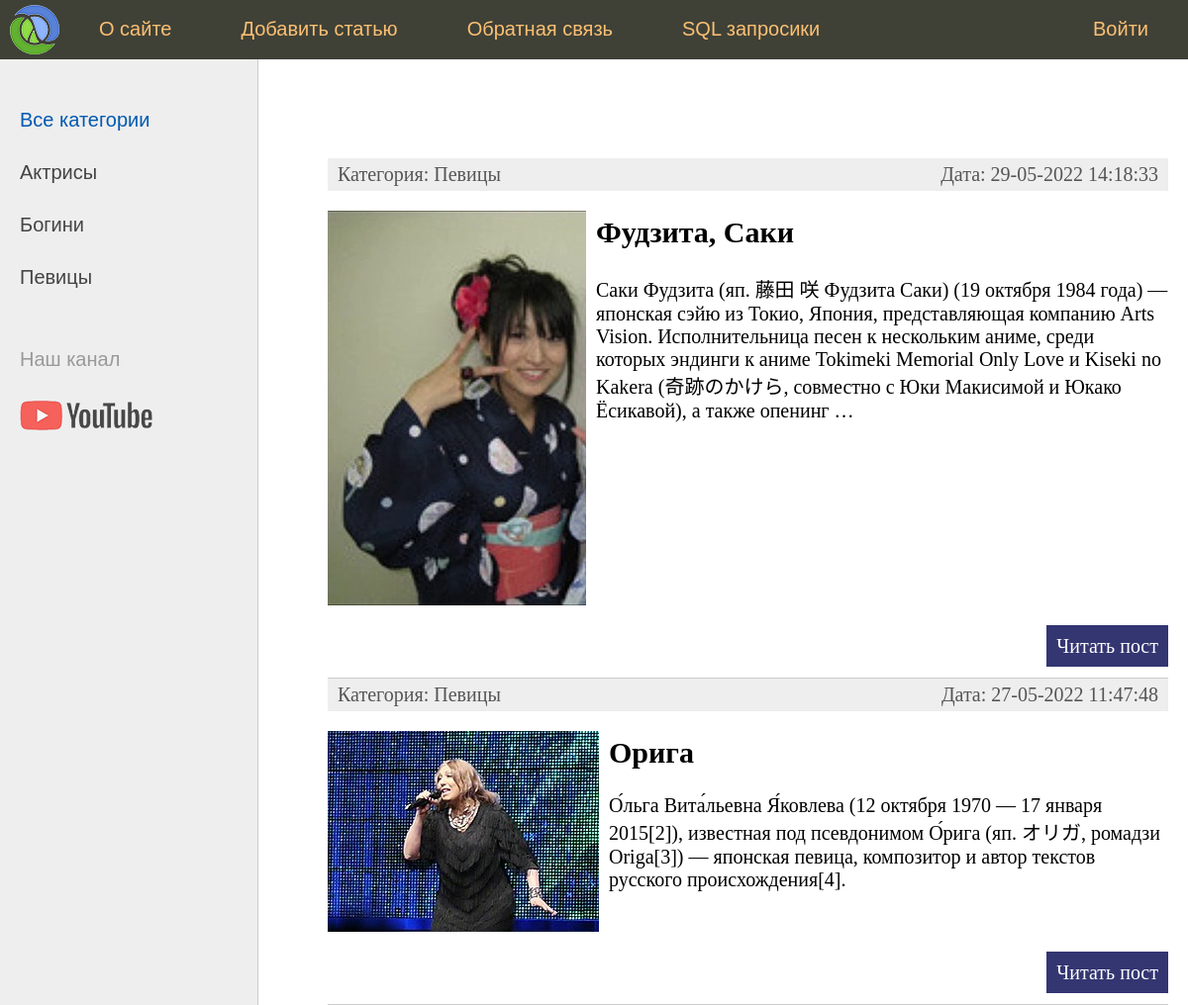
Before: / (upper part) with the older database file.
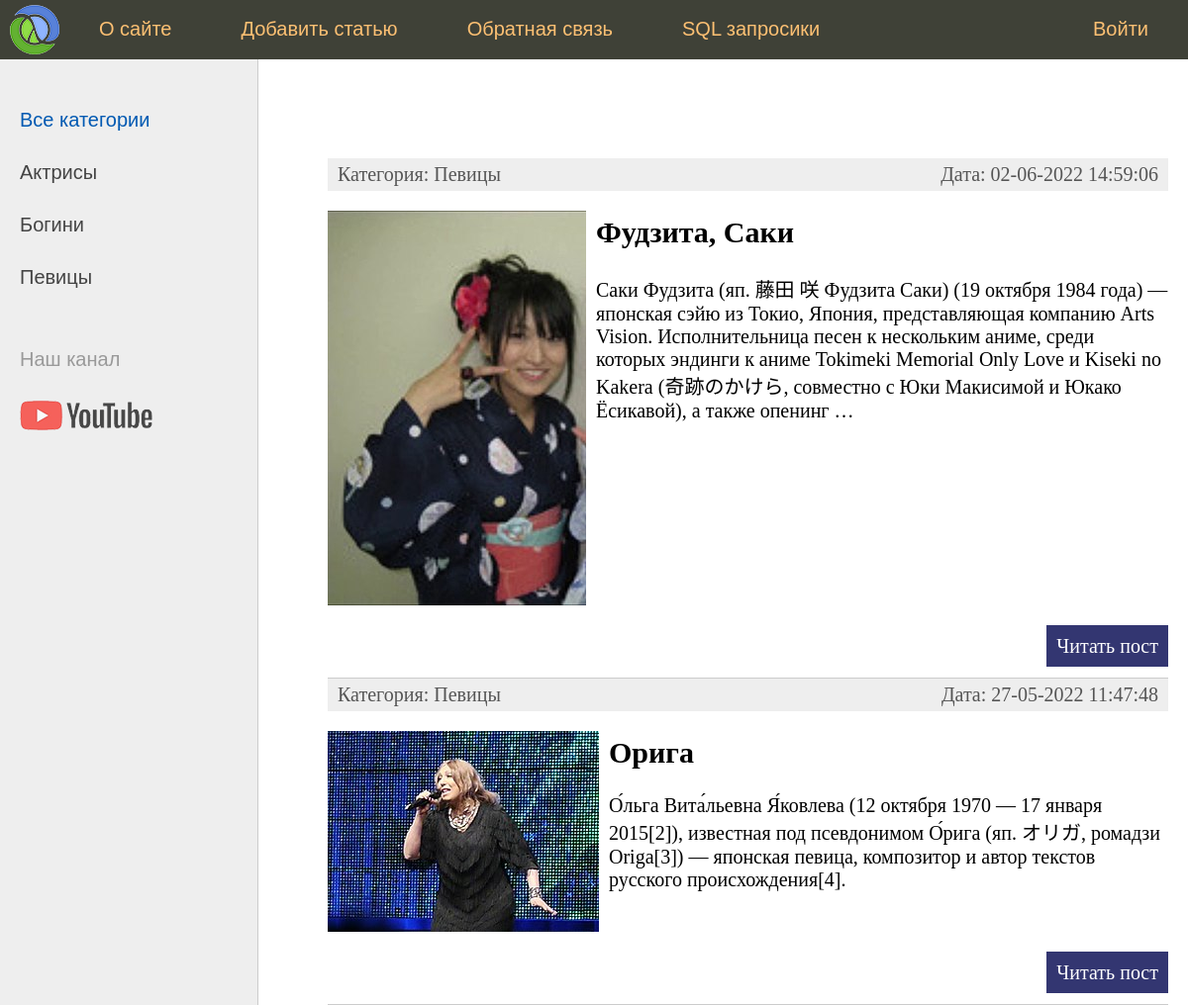
After: the same page with the newer database file.
### women/models.py (models this page shows, shortened)
class Women(models.Model):
    title = models.CharField(max_length=255, verbose_name='Заголовок')
    slug = models.SlugField(max_length=255, unique=True, db_index=True, verbose_name='URL')
    content = models.TextField(blank=True, verbose_name='Текст статьи')
    photo = models.ImageField(upload_to="photos/%Y/%m/%d/", verbose_name='Фото')
    time_create = models.DateTimeField(auto_now_add=True, verbose_name='Время создания')
    time_update = models.DateTimeField(auto_now=True, verbose_name='Время изменения')
    like = models.IntegerField(default=0, verbose_name='Лайки')
    is_published = models.BooleanField(default=True, verbose_name='Публикация')
    cat = models.ForeignKey('Category', on_delete=models.PROTECT, verbose_name='Категория')
    def get_absolute_url(self):
        return reverse('post', kwargs={'post_slug': self.slug})
    class Meta:
        verbose_name = 'Известные женщины'
        verbose_name_plural = 'Известные женщины'
        ordering = ['time_create', 'title']

class Category(models.Model):
    name = models.CharField(max_length=100, db_index=True, verbose_name='Название категории')
    slug = models.SlugField(max_length=255, unique=True, db_index=True, verbose_name='URL')
    def __str__(self):
        return self.name
    def get_absolute_url(self):
        return reverse('category', kwargs={'cat_slug': self.slug})
    class Meta:
        verbose_name = 'Категория'
        verbose_name_plural = 'Категории'
        ordering = ['name']

### women/views.py (the view)
# urls.py: path('', WomenHome.as_view(), name='home'),
class WomenHome(View):
    model = Women #да это лишняя строчка
    def get(self, request):
        posts = Women.objects.all()
        context = {'title': 'Главная страница',
                   'posts': posts,
                   'cat_selected': 0}
        return render(request, 'women/index.html', context=context)
    ''' Если бы меню не передавал в пользовательском теге, передавал бы изменяемый(динамический) контент следующим образом:
    def get_context_data(self, *, object_list=None, **kwargs):
        context = super().get_context_data(**kwargs)
        context['menu'] = menu # по этому ключу передавал бы меню (список словарей)
        return context
    '''

### women/templatetags/women_tags.py (called while the page is built)
@register.inclusion_tag('usertags/list_categories.html')
def show_categories(sort=None, cat_selected=None):
    if not sort:
        cats = Category.objects.all()
    else:
        cats = Category.objects.order_by(sort)
    return {"cats": cats, "cat_selected": cat_selected}

@register.inclusion_tag('usertags/list_menu.html')
def show_menu():
    menu = [{'title': "О сайте", 'url_name': 'about'},
            {'title': "Добавить статью", 'url_name': 'add_page'},
            {'title': "Обратная связь", 'url_name': 'contact'},
            {'title': "SQL запросики", 'url_name': 'showsql'},
            {'title': "Войти", 'url_name': 'login'}]
    return {"menu": menu}

### women/templates/women/index.html (shortened to what this page needs)
{% extends 'women/base.html' %}
{% block content %}
<ul class="list-articles">
	{% for p in posts %}
			<li>
				<div class="article-panel">
					<p class="first">Категория: {{p.cat}}</p>
					<p class="last">Дата: {{p.time_update|date:"d-m-Y H:i:s"}}</p>
				</div>
            {% if p.photo %}
            <p><img class="img-article-left thumn" src="{{ p.photo.url }}"></p>
            {% endif %}
				<h2>{{p.title}}</h2>
	{% autoescape on %}
	{{p.content|linebreaks|truncatewords:50}}
	{% endautoescape %}
			<p class="link-read-post"><a href="{{ p.get_absolute_url }}">Читать пост</a></p>
			</li>
	{% endfor %}
</ul>
{% endblock %}

Changed rows visible on the page:
changed Women "Фудзита, Саки": time_update "29-05-2022 14:18:33" → "02-06-2022 14:59:06"
